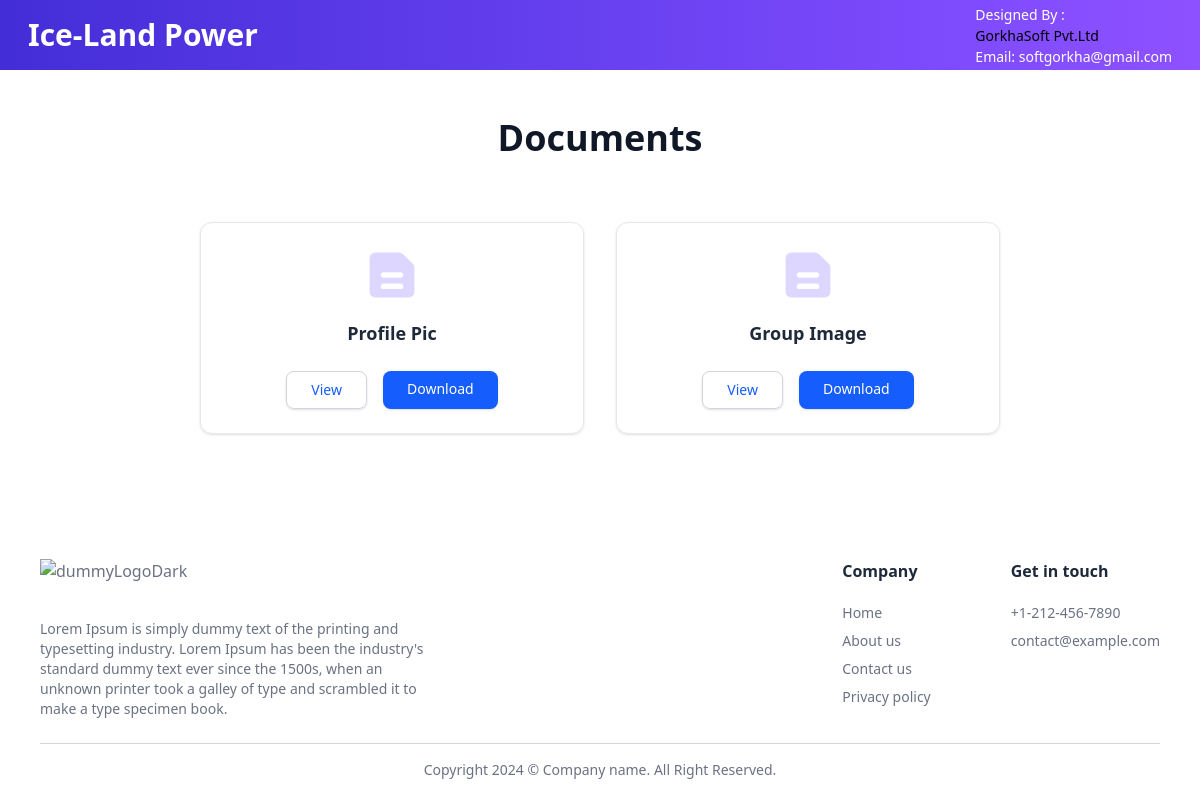
Before: /documents/ with the older database file.
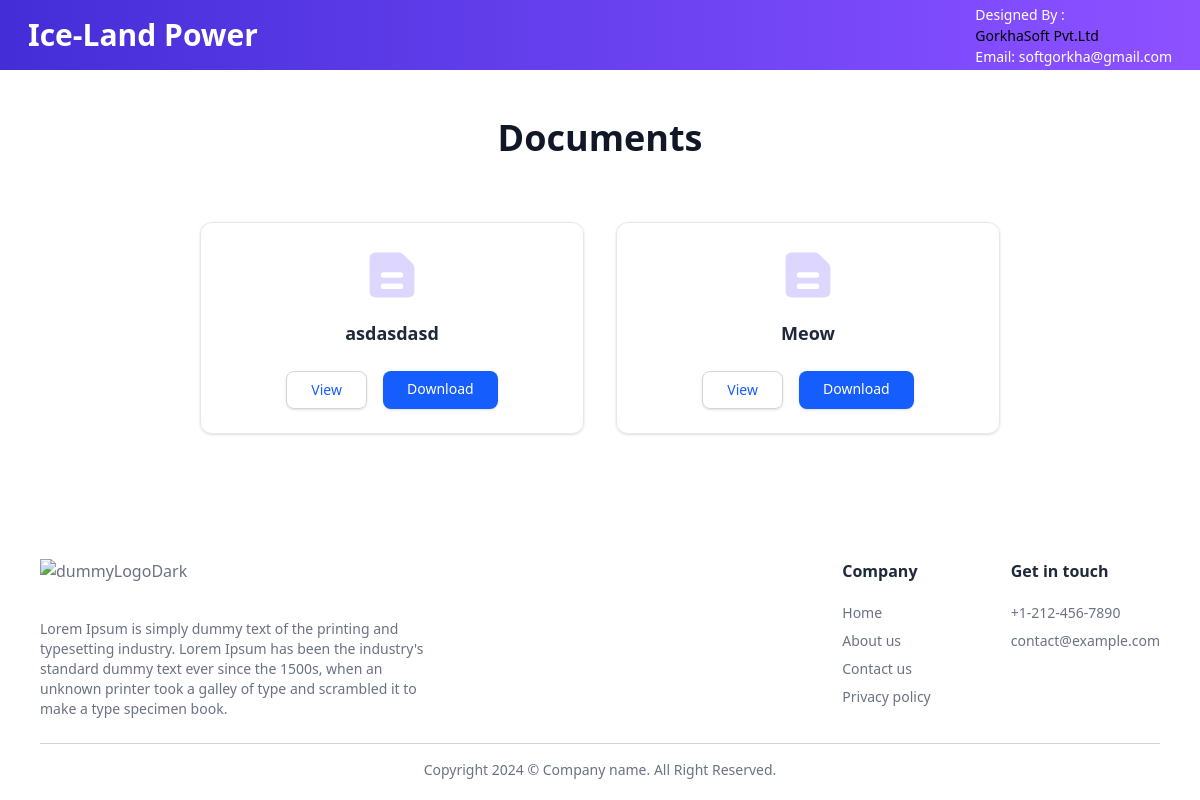
After: the same page with the newer database file.
### theme/models.py (models this page shows, shortened)
class Document(models.Model):
    title = models.CharField(max_length=255)
    file = models.FileField(upload_to='documents/')
    class Meta:
        verbose_name = "Document"
        verbose_name_plural = "Documents"

### theme/views.py (the view)
# urls.py: path('documents/', views.documents_view, name='documents'),
def documents_view(request):
    documents = Document.objects.all()
    return render(request, 'document.html', {'documents': documents})

### theme/templates/document.html (shortened to what this page needs)
{% extends 'base.html' %}
{% block content %}
  <section class="bg-white py-12">
    <div class="mx-auto max-w-7xl px-4 sm:px-6 lg:px-8">
      <h1 class="text-center text-4xl font-bold text-gray-900">Documents</h1>
      <div class="mt-16 flex flex-wrap justify-center gap-8">
        {% for doc in documents %}
          <div class="flex w-full max-w-sm flex-col items-center rounded-xl border border-gray-200 p-6 text-center shadow-sm">
            <h2 class="mt-4 text-lg font-semibold text-gray-800">{{ doc.title }}</h2>
            <div class="mt-6 flex justify-center gap-4">
              <a href="{{ doc.file.url }}" class="rounded-lg border border-gray-300 px-6 py-2 text-sm font-medium text-blue-600 shadow-sm hover:bg-gray-50" target="_blank">View</a>
              <a href="{{ doc.file.url }}" download class="rounded-lg bg-blue-600 px-6 py-2 text-sm font-medium text-white shadow-sm hover:bg-blue-700">Download</a>
            </div>
          </div>
        {% empty %}
          <div class="col-12">
            <div class="alert alert-info text-center">No documents available.</div>
          </div>
        {% endfor %}
      </div>
    </div>
  </section>
{% endblock %}

### theme/templates/base.html (shortened to what this page needs)
{% load static tailwind_tags %}
<!DOCTYPE html>
<html lang="en">
  <head>
    {% tailwind_css %}
    <link rel="stylesheet" href="https://cdnjs.cloudflare.com/ajax/libs/font-awesome/6.5.0/css/all.min.css" />
    <link href="{% static 'css/dist/styles.css' %}" rel="stylesheet" />
    <link href="https://cdn.jsdelivr.net/npm/glightbox/dist/css/glightbox.min.css" rel="stylesheet" />
  </head>
  <body>
    <nav class="h-[70px] relative w-full px-7 flex items-center justify-between z-30 bg-gradient-to-r from-indigo-700 to-violet-500 transition-all">
      <a href="{% url 'index' %}"><h1 class="text-3xl font-bold text-white">Ice-Land Power</h1></a>
      <div class="text-[14px]">
        <h2 class="text-white">Designed By :</h2>
        <a href="https://gorkhasoft.com/" target="_blank" class="text-indigo-800 cursor-pointer hover:border-b border-indigo-800 py-0.5">GorkhaSoft Pvt.Ltd</a>
        <h2 class="text-white hover:text-indigo-800">Email: softgorkha@gmail.com</h2>
      </div>
    </nav>
    {% block content %}
    {% endblock %}
    <footer class="px-10 pt-8 w-full text-gray-500">
      <div class="flex flex-col md:flex-row justify-between w-full gap-10 border-b border-gray-500/30 pb-6">
        <div class="md:max-w-96">
          <img class="h-9" src="https://raw.githubusercontent.com/prebuiltui/prebuiltui/main/assets/dummyLogo/dummyLogoDark.svg" alt="dummyLogoDark" />
          <p class="mt-6 text-sm">Lorem Ipsum is simply dummy text of the printing and typesetting industry. Lorem Ipsum has been the industry's standard dummy text ever since the 1500s, when an unknown printer took a galley of type and scrambled it to make a type specimen book.</p>
        </div>
        <div class="flex-1 flex items-start md:justify-end gap-20">
          <div>
            <h2 class="font-semibold mb-5 text-gray-800">Company</h2>
            <ul class="text-sm space-y-2">
              <li>
                <a href="#">Home</a>
              </li>
              <li>
                <a href="#">About us</a>
              </li>
              <li>
                <a href="#">Contact us</a>
              </li>
              <li>
                <a href="#">Privacy policy</a>
              </li>
            </ul>
          </div>
          <div>
            <h2 class="font-semibold mb-5 text-gray-800">Get in touch</h2>
            <div class="text-sm space-y-2">
              <p>+1-212-456-7890</p>
              <p>contact@example.com</p>
            </div>
          </div>
        </div>
      </div>
      <p class="pt-4 text-center text-xs md:text-sm pb-5">Copyright 2024 © Company name. All Right Reserved.</p>
    </footer>
  </body>
</html>

### theme/templates/base.html (style rules this page uses)
body { display: grid; grid-template-rows: auto 1fr auto; min-height: 100vh; }

Changed rows visible on the page:
removed Document: title "Profile Pic"
removed Document: title "Group Image"
added Document: title "asdasdasd"
added Document: title "Meow"
